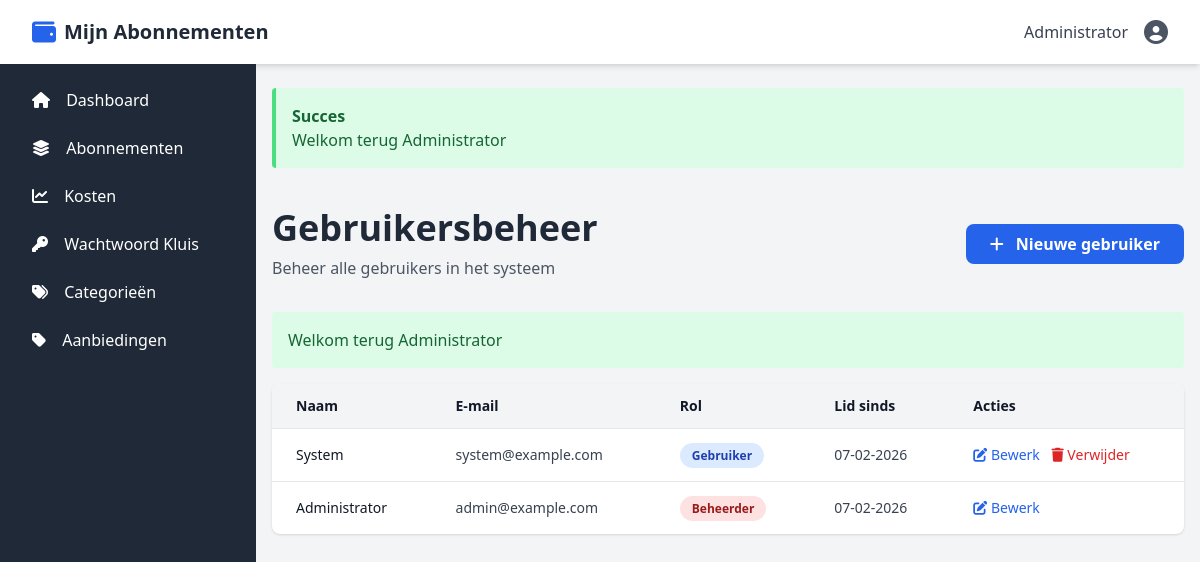
The app's page /users (signed in) with its own data.
### tables this page shows
CREATE TABLE IF NOT EXISTS users (
    id INT PRIMARY KEY AUTO_INCREMENT,
    name VARCHAR(255) NOT NULL,
    email VARCHAR(255) UNIQUE NOT NULL,
    password VARCHAR(255) NOT NULL,
    is_admin TINYINT DEFAULT 0,
    created_at TIMESTAMP DEFAULT CURRENT_TIMESTAMP,
    updated_at TIMESTAMP DEFAULT CURRENT_TIMESTAMP ON UPDATE CURRENT_TIMESTAMP,
    INDEX idx_email (email)
);

### app/Views/users/index.php (the view, shortened to what the rows shown need)
<div class="container mx-auto px-4 py-8 max-w-6xl">
    <div class="mb-8 flex justify-between items-center">
        <div>
            <h1 class="text-4xl font-bold text-gray-800 mb-2">Gebruikersbeheer</h1>
        </div>
    </div>
    <div class="bg-white rounded-lg shadow overflow-hidden">
        <?php if (!empty($users)): ?>
        <div class="overflow-x-auto">
            <table class="w-full">
                <thead class="bg-gray-100 border-b">
                    <tr>
                        <th class="px-6 py-3 text-left text-sm font-semibold text-gray-900">Naam</th>
                        <th class="px-6 py-3 text-left text-sm font-semibold text-gray-900">E-mail</th>
                        <th class="px-6 py-3 text-left text-sm font-semibold text-gray-900">Rol</th>
                        <th class="px-6 py-3 text-left text-sm font-semibold text-gray-900">Lid sinds</th>
                        <th class="px-6 py-3 text-left text-sm font-semibold text-gray-900">Acties</th>
                    </tr>
                </thead>
                <tbody class="divide-y">
                    <?php foreach ($users as $user): ?>
                    <tr class="hover:bg-gray-50">
                        <td class="px-6 py-4 text-sm font-medium text-gray-900">
                            <?php echo esc_html($user['name']); ?>
                        </td>
                        <td class="px-6 py-4 text-sm text-gray-700">
                            <?php echo esc_html($user['email']); ?>
                        </td>
                        <td class="px-6 py-4 text-sm">
                            <span class="px-3 py-1 rounded-full text-xs font-semibold <?php echo $user['is_admin'] ? 'bg-red-100 text-red-800' : 'bg-blue-100 text-blue-800'; ?>">
                                <?php echo $user['is_admin'] ? 'Beheerder' : 'Gebruiker'; ?>
                            </span>
                        </td>
                        <td class="px-6 py-4 text-sm text-gray-700">
                            <?php echo format_date($user['created_at']); ?>
                        </td>
                        <td class="px-6 py-4 text-sm space-x-2">
                            <a href="/users/<?php echo $user['id']; ?>/edit" class="text-blue-600 hover:text-blue-800">
                                <i class="fas fa-edit"></i> Bewerk
                            </a>
                            <?php if ($user['id'] !== $current_user['id']): ?>
                            <form method="POST" action="/users/<?php echo $user['id']; ?>/delete" class="inline" onsubmit="return confirm('Weet u zeker dat u deze gebruiker wilt verwijderen?');">
                                <button type="submit" class="text-red-600 hover:text-red-800">
                                    <i class="fas fa-trash"></i> Verwijder
                                </button>
                            </form>
                            <?php endif; ?>
                        </td>
                    </tr>
                    <?php endforeach; ?>
                </tbody>
            </table>
        </div>
        <?php endif; ?>
    </div>
</div>

### app/Views/layout.php (shortened to what the rows shown need)
<!DOCTYPE html>
<html lang="nl">
<head>
    <script src="https://cdn.tailwindcss.com"></script>
    <link rel="stylesheet" href="https://cdnjs.cloudflare.com/ajax/libs/font-awesome/6.4.0/css/all.min.css">
</head>
<body class="bg-gray-100">
    <nav class="bg-white shadow-md sticky top-0 z-30">
        <div class="max-w-7xl mx-auto px-4 sm:px-6 lg:px-8">
            <div class="flex justify-between h-16">
                <div class="flex items-center gap-4">
                    <?php if (is_logged_in()): ?>
                        <span class="text-gray-700 hidden sm:inline"><?php echo esc_html(auth_user()['name']); ?></span>
                        <div class="relative">
                            <button id="user-menu-toggle" class="text-gray-600 hover:text-gray-900">
                                <i class="fas fa-user-circle text-2xl"></i>
                            </button>
                        </div>
                    <?php endif; ?>
                </div>
            </div>
        </div>
    </nav>
    <div class="flex flex-col md:flex-row">
        <main class="flex-1 w-full md:ml-64">
            <?php echo $content; ?>
        </main>
    </div>
</body>
</html>

### records on screen
users: name "Administrator", email "admin@example.com", is_admin "Beheerder", created_at "07-02-2026"
users: name "System", email "system@example.com", is_admin "Gebruiker", created_at "07-02-2026"

### other values on screen
$flash['message'] "Welkom terug Administrator"
